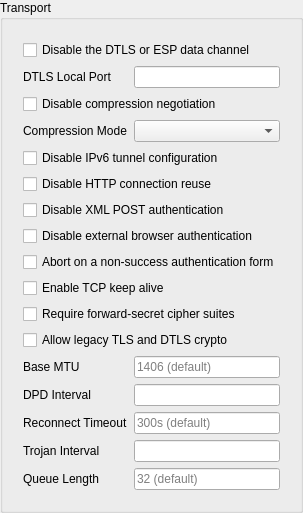
        <widget class="QGroupBox" name="transport_box">
         <property name="title">
          <string>Transport</string>
         </property>
         <layout class="QVBoxLayout" name="transport_box_layout">
          <item>
           <widget class="QWidget" name="transport_box_form_w" native="true">
            <layout class="QFormLayout" name="transport_box_form">
             <item row="0" column="0" colspan="2">
              <widget class="QCheckBox" name="no_udp">
               <property name="toolTip">
                <string>&lt;html&gt;&lt;head/&gt;&lt;body&gt;&lt;p&gt;Uses the TLS data channel only.&lt;/p&gt;&lt;/body&gt;&lt;/html&gt;</string>
               </property>
               <property name="text">
                <string>Disable the DTLS or ESP data channel</string>
               </property>
              </widget>
             </item>
             <item row="1" column="0">
              <widget class="QLabel" name="dtls_local_port_l">
               <property name="toolTip">
                <string>&lt;html&gt;&lt;head/&gt;&lt;body&gt;&lt;p&gt;Local UDP port used by the secondary data channel. An ephemeral port is selected by default.&lt;/p&gt;&lt;/body&gt;&lt;/html&gt;</string>
               </property>
               <property name="text">
                <string>DTLS Local Port</string>
               </property>
              </widget>
             </item>
             <item row="1" column="1">
              <widget class="QLineEdit" name="dtls_local_port"/>
             </item>
             <item row="2" column="0" colspan="2">
              <widget class="QCheckBox" name="compression_disabled">
               <property name="toolTip">
                <string>&lt;html&gt;&lt;head/&gt;&lt;body&gt;&lt;p&gt;Compression can weaken traffic confidentiality. Conflicts with the compression mode all.&lt;/p&gt;&lt;/body&gt;&lt;/html&gt;</string>
               </property>
               <property name="text">
                <string>Disable compression negotiation</string>
               </property>
              </widget>
             </item>
             <item row="3" column="0">
              <widget class="QLabel" name="compression_mode_l">
               <property name="toolTip">
                <string>&lt;html&gt;&lt;head/&gt;&lt;body&gt;&lt;p&gt;stateless is used by default. all additionally advertises stateful deflate for CSTP and carries extra confidentiality risk.&lt;/p&gt;&lt;/body&gt;&lt;/html&gt;</string>
               </property>
               <property name="text">
                <string>Compression Mode</string>
               </property>
              </widget>
             </item>
             <item row="3" column="1">
              <widget class="QComboBox" name="compression_mode"/>
             </item>
             <item row="4" column="0" colspan="2">
              <widget class="QCheckBox" name="ipv6_disabled">
               <property name="text">
                <string>Disable IPv6 tunnel configuration</string>
               </property>
              </widget>
             </item>
             <item row="5" column="0" colspan="2">
              <widget class="QCheckBox" name="http_keepalive_disabled">
               <property name="toolTip">
                <string>&lt;html&gt;&lt;head/&gt;&lt;body&gt;&lt;p&gt;Applies to authentication and configuration requests.&lt;/p&gt;&lt;/body&gt;&lt;/html&gt;</string>
               </property>
               <property name="text">
                <string>Disable HTTP connection reuse</string>
               </property>
              </widget>
             </item>
             <item row="6" column="0" colspan="2">
              <widget class="QCheckBox" name="xml_post_disabled">
               <property name="toolTip">
                <string>&lt;html&gt;&lt;head/&gt;&lt;body&gt;&lt;p&gt;Starts AnyConnect authentication with the legacy GET flow.&lt;/p&gt;&lt;/body&gt;&lt;/html&gt;</string>
               </property>
               <property name="text">
                <string>Disable XML POST authentication</string>
               </property>
              </widget>
             </item>
             <item row="7" column="0" colspan="2">
              <widget class="QCheckBox" name="external_auth_disabled">
               <property name="toolTip">
                <string>&lt;html&gt;&lt;head/&gt;&lt;body&gt;&lt;p&gt;External authentication is not advertised and any unexpected SSO or SAML request is rejected.&lt;/p&gt;&lt;/body&gt;&lt;/html&gt;</string>
               </property>
               <property name="text">
                <string>Disable external browser authentication</string>
               </property>
              </widget>
             </item>
             <item row="8" column="0" colspan="2">
              <widget class="QCheckBox" name="password_authentication_disabled">
               <property name="toolTip">
                <string>&lt;html&gt;&lt;head/&gt;&lt;body&gt;&lt;p&gt;Matches OpenConnect --no-passwd. Does not affect other flavors or a session supplied by a cookie.&lt;/p&gt;&lt;/body&gt;&lt;/html&gt;</string>
               </property>
               <property name="text">
                <string>Abort on a non-success authentication form</string>
               </property>
              </widget>
             </item>
             <item row="9" column="0" colspan="2">
              <widget class="QCheckBox" name="tcp_keep_alive_enabled">
               <property name="toolTip">
                <string>&lt;html&gt;&lt;head/&gt;&lt;body&gt;&lt;p&gt;Disabled by default to match OpenConnect.&lt;/p&gt;&lt;/body&gt;&lt;/html&gt;</string>
               </property>
               <property name="text">
                <string>Enable TCP keep alive</string>
               </property>
              </widget>
             </item>
             <item row="10" column="0" colspan="2">
              <widget class="QCheckBox" name="pfs">
               <property name="toolTip">
                <string>&lt;html&gt;&lt;head/&gt;&lt;body&gt;&lt;p&gt;For TLS 1.2 and earlier. Disabled by default for servers that require RSA key exchange.&lt;/p&gt;&lt;/body&gt;&lt;/html&gt;</string>
               </property>
               <property name="text">
                <string>Require forward-secret cipher suites</string>
               </property>
              </widget>
             </item>
             <item row="11" column="0" colspan="2">
              <widget class="QCheckBox" name="allow_insecure_crypto">
               <property name="toolTip">
                <string>&lt;html&gt;&lt;head/&gt;&lt;body&gt;&lt;p&gt;Enables weak cipher suites and TLS 1.0 compatibility. It does not disable server certificate verification.&lt;/p&gt;&lt;/body&gt;&lt;/html&gt;</string>
               </property>
               <property name="text">
                <string>Allow legacy TLS and DTLS crypto</string>
               </property>
              </widget>
             </item>
             <item row="12" column="0">
              <widget class="QLabel" name="base_mtu_l">
               <property name="toolTip">
                <string>&lt;html&gt;&lt;head/&gt;&lt;body&gt;&lt;p&gt;Base path MTU used to calculate the tunnel MTU after outer IP, transport and protocol overhead. Values below 1280 are treated as 1280.&lt;/p&gt;&lt;/body&gt;&lt;/html&gt;</string>
               </property>
               <property name="text">
                <string>Base MTU</string>
               </property>
              </widget>
             </item>
             <item row="12" column="1">
              <widget class="QLineEdit" name="base_mtu">
               <property name="placeholderText">
                <string>1406 (default)</string>
               </property>
              </widget>
             </item>
             <item row="13" column="0">
              <widget class="QLabel" name="dpd_interval_l">
               <property name="toolTip">
                <string>&lt;html&gt;&lt;head/&gt;&lt;body&gt;&lt;p&gt;Overrides the dead peer detection interval. Positive values below 2s are treated as 2s.&lt;/p&gt;&lt;/body&gt;&lt;/html&gt;</string>
               </property>
               <property name="text">
                <string>DPD Interval</string>
               </property>
              </widget>
             </item>
             <item row="13" column="1">
              <widget class="QLineEdit" name="dpd_interval"/>
             </item>
             <item row="14" column="0">
              <widget class="QLabel" name="reconnect_timeout_l">
               <property name="toolTip">
                <string>&lt;html&gt;&lt;head/&gt;&lt;body&gt;&lt;p&gt;Maximum accumulated backoff time after failed reconnect attempts.&lt;/p&gt;&lt;/body&gt;&lt;/html&gt;</string>
               </property>
               <property name="text">
                <string>Reconnect Timeout</string>
               </property>
              </widget>
             </item>
             <item row="14" column="1">
              <widget class="QLineEdit" name="reconnect_timeout">
               <property name="placeholderText">
                <string>300s (default)</string>
               </property>
              </widget>
             </item>
             <item row="15" column="0">
              <widget class="QLabel" name="trojan_interval_l">
               <property name="toolTip">
                <string>&lt;html&gt;&lt;head/&gt;&lt;body&gt;&lt;p&gt;Overrides the interval between GlobalProtect HIP reports or Network Connect TNCC checks.&lt;/p&gt;&lt;/body&gt;&lt;/html&gt;</string>
               </property>
               <property name="text">
                <string>Trojan Interval</string>
               </property>
              </widget>
             </item>
             <item row="15" column="1">
              <widget class="QLineEdit" name="trojan_interval"/>
             </item>
             <item row="16" column="0">
              <widget class="QLabel" name="queue_length_l">
               <property name="toolTip">
                <string>&lt;html&gt;&lt;head/&gt;&lt;body&gt;&lt;p&gt;Inbound and outbound packet queue length between the VPN transport and the tunnel interface.&lt;/p&gt;&lt;/body&gt;&lt;/html&gt;</string>
               </property>
               <property name="text">
                <string>Queue Length</string>
               </property>
              </widget>
             </item>
             <item row="16" column="1">
              <widget class="QLineEdit" name="queue_length">
               <property name="placeholderText">
                <string>32 (default)</string>
               </property>
              </widget>
             </item>
            </layout>
           </widget>
          </item>
         </layout>
        </widget>
